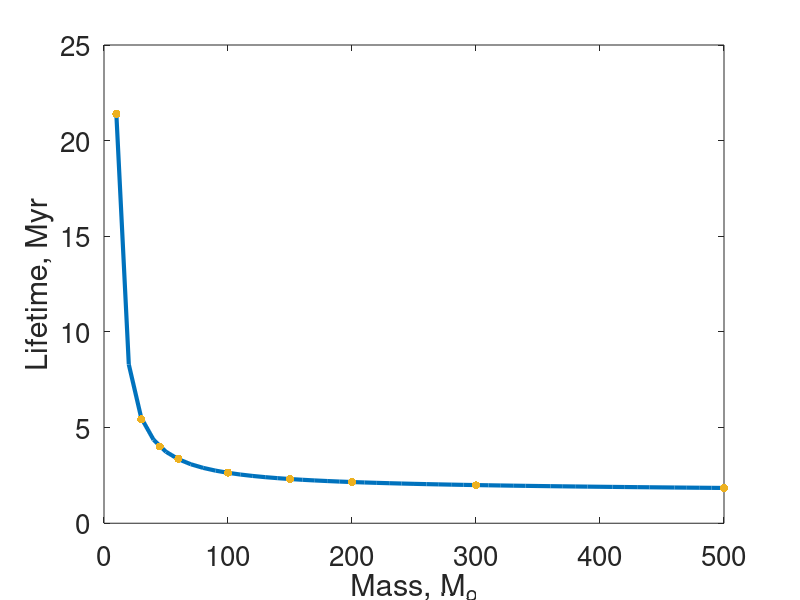

Source code (MATLAB):
%Stellar MS lifetime fit, non-rotating, LMC metallicity

Mvec=10:10:500;
for(i=1:length(Mvec)),
    M=Mvec(i);
    lnT=9.604-4.196*log(M)+0.671*(log(M))^2-0.036*(log(M))^3;
    T(i)=exp(lnT);
end;
%Table B1, https://arxiv.org/pdf/1501.03794.pdf
Kohler=[60, 3.373; 100, 2.648; 150, 2.313; 200, 2.140; 300, 1.979; 500, 1.855];
%Brott, 2011 http://vizier.u-strasbg.fr/viz-bin/VizieR-3?-source=J/A%2bA/530/A115/models
Brott=[10, 21.4; 30, 5.43; 45, 4.01; 60, 3.373];
models=[Brott; Kohler];
plot(Mvec,T,'LineWidth',3); hold on;
scatter(models(:,1), models(:,2), 'filled');hold off;
set(gca,'FontSize', 20); xlabel('Mass, M_o'), ylabel('Lifetime, Myr');


Mvec=10:10:500;
for(i=1:length(Mvec)),
    M=Mvec(i);
    lnT=9.56-4.15*log(M)+0.665*(log(M))^2-0.037*(log(M))^3;
    T(i)=exp(lnT);
end;

order=3;
polyilya=polyfit(log(models(:,1)),log(models(:,2)),order)
ilyafit=zeros(size(Mvec));
for(i=0:order),
    ilyafit=ilyafit+polyilya(i+1)*(log(Mvec)).^(order-i);
end;
plot(log(Mvec),ilyafit,'LineWidth',3); hold on;
scatter(log(models(:,1)), log(models(:,2)), 'filled'); hold off;
plot(Mvec,exp(ilyafit),'LineWidth',3); hold on;
scatter(models(:,1), models(:,2), 'filled'); hold off;
set(gca,'FontSize', 20); xlabel('Mass, M_o'), ylabel('Lifetime, Myr');
